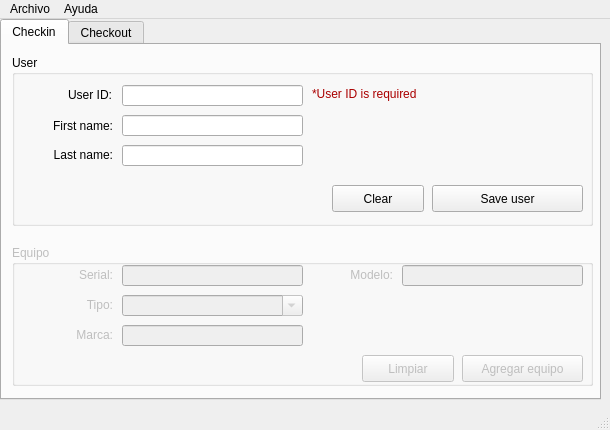
<?xml version="1.0" encoding="UTF-8"?>
<ui version="4.0">
 <class>chekinadmin</class>
 <widget class="QMainWindow" name="chekinadmin">
  <property name="geometry">
   <rect>
    <x>0</x>
    <y>0</y>
    <width>610</width>
    <height>430</height>
   </rect>
  </property>
  <property name="windowTitle">
   <string>chekinadmin</string>
  </property>
  <property name="statusTip">
   <string/>
  </property>
  <widget class="QWidget" name="centralWidget">
   <widget class="QTabWidget" name="tabWidget">
    <property name="geometry">
     <rect>
      <x>0</x>
      <y>0</y>
      <width>601</width>
      <height>381</height>
     </rect>
    </property>
    <property name="currentIndex">
     <number>0</number>
    </property>
    <widget class="QWidget" name="Checkin">
     <attribute name="title">
      <string>Checkin</string>
     </attribute>
     <widget class="QGroupBox" name="groupBox">
      <property name="geometry">
       <rect>
        <x>10</x>
        <y>10</y>
        <width>581</width>
        <height>171</height>
       </rect>
      </property>
      <property name="title">
       <string>User</string>
      </property>
      <widget class="QLineEdit" name="nombrelineEdit">
       <property name="geometry">
        <rect>
         <x>110</x>
         <y>60</y>
         <width>181</width>
         <height>21</height>
        </rect>
       </property>
       <property name="maxLength">
        <number>50</number>
       </property>
      </widget>
      <widget class="QLabel" name="label">
       <property name="geometry">
        <rect>
         <x>10</x>
         <y>60</y>
         <width>91</width>
         <height>21</height>
        </rect>
       </property>
       <property name="text">
        <string>First name:</string>
       </property>
       <property name="alignment">
        <set>Qt::AlignRight|Qt::AlignTrailing|Qt::AlignVCenter</set>
       </property>
      </widget>
      <widget class="QLabel" name="label_2">
       <property name="geometry">
        <rect>
         <x>10</x>
         <y>90</y>
         <width>91</width>
         <height>20</height>
       </rect>
      </property>
      <property name="text">
        <string>Last name:</string>
       </property>
       <property name="alignment">
        <set>Qt::AlignRight|Qt::AlignTrailing|Qt::AlignVCenter</set>
       </property>
      </widget>
      <widget class="QLineEdit" name="apellidolineEdit">
       <property name="geometry">
        <rect>
         <x>110</x>
         <y>90</y>
         <width>181</width>
         <height>21</height>
        </rect>
       </property>
       <property name="maxLength">
        <number>50</number>
       </property>
      </widget>
      <widget class="QLabel" name="label_3">
       <property name="geometry">
        <rect>
         <x>19</x>
         <y>30</y>
         <width>81</width>
         <height>20</height>
        </rect>
       </property>
      <property name="text">
        <string>User ID:</string>
       </property>
       <property name="alignment">
        <set>Qt::AlignRight|Qt::AlignTrailing|Qt::AlignVCenter</set>
       </property>
      </widget>
      <widget class="QLineEdit" name="cedulalineEdit">
       <property name="geometry">
        <rect>
         <x>110</x>
         <y>30</y>
         <width>181</width>
         <height>21</height>
        </rect>
       </property>
       <property name="maxLength">
        <number>10</number>
       </property>
      </widget>
      <widget class="QPushButton" name="pushButton">
       <property name="geometry">
        <rect>
         <x>420</x>
         <y>130</y>
         <width>151</width>
         <height>27</height>
        </rect>
       </property>
      <property name="text">
        <string>Save user</string>
       </property>
      </widget>
      <widget class="QPushButton" name="limpiarPpushButton">
       <property name="geometry">
        <rect>
         <x>320</x>
         <y>130</y>
         <width>92</width>
         <height>27</height>
        </rect>
       </property>
      <property name="text">
        <string>Clear</string>
       </property>
      </widget>
      <widget class="QLabel" name="errorCedula">
       <property name="geometry">
        <rect>
         <x>300</x>
         <y>30</y>
         <width>171</width>
         <height>17</height>
        </rect>
       </property>
       <property name="palette">
       <palette>
         <active>
          <colorrole role="WindowText">
           <brush brushstyle="SolidPattern">
            <color alpha="255">
             <red>170</red>
             <green>0</green>
             <blue>0</blue>
            </color>
           </brush>
          </colorrole>
          <colorrole role="ToolTipText">
           <brush brushstyle="SolidPattern">
            <color alpha="255">
             <red>170</red>
             <green>0</green>
             <blue>0</blue>
            </color>
           </brush>
          </colorrole>
         </active>
         <inactive>
          <colorrole role="WindowText">
           <brush brushstyle="SolidPattern">
            <color alpha="255">
             <red>170</red>
             <green>0</green>
             <blue>0</blue>
            </color>
           </brush>
          </colorrole>
          <colorrole role="ToolTipText">
           <brush brushstyle="SolidPattern">
            <color alpha="255">
             <red>170</red>
             <green>0</green>
             <blue>0</blue>
            </color>
           </brush>
          </colorrole>
         </inactive>
         <disabled>
          <colorrole role="WindowText">
           <brush brushstyle="SolidPattern">
            <color alpha="255">
             <red>170</red>
             <green>171</green>
             <blue>169</blue>
            </color>
           </brush>
          </colorrole>
          <colorrole role="ToolTipText">
           <brush brushstyle="SolidPattern">
            <color alpha="255">
             <red>170</red>
             <green>0</green>
             <blue>0</blue>
            </color>
           </brush>
          </colorrole>
         </disabled>
        </palette>
      </property>
      <property name="text">
        <string>*User ID is required</string>
      </property>
      </widget>
     </widget>
     <widget class="QGroupBox" name="equipogroupBox">
      <property name="enabled">
       <bool>false</bool>
      </property>
      <property name="geometry">
       <rect>
        <x>10</x>
        <y>200</y>
        <width>581</width>
        <height>141</height>
       </rect>
      </property>
      <property name="title">
       <string>Equipo</string>
      </property>
      <widget class="QLabel" name="label_4">
       <property name="geometry">
        <rect>
         <x>20</x>
         <y>20</y>
         <width>81</width>
         <height>20</height>
        </rect>
       </property>
       <property name="text">
        <string>Serial:</string>
       </property>
       <property name="alignment">
        <set>Qt::AlignRight|Qt::AlignTrailing|Qt::AlignVCenter</set>
       </property>
      </widget>
      <widget class="QLabel" name="label_5">
       <property name="geometry">
        <rect>
         <x>20</x>
         <y>50</y>
         <width>81</width>
         <height>20</height>
        </rect>
       </property>
       <property name="text">
        <string>Tipo:</string>
       </property>
       <property name="alignment">
        <set>Qt::AlignRight|Qt::AlignTrailing|Qt::AlignVCenter</set>
       </property>
      </widget>
      <widget class="QLabel" name="label_6">
       <property name="geometry">
        <rect>
         <x>20</x>
         <y>80</y>
         <width>81</width>
         <height>20</height>
        </rect>
       </property>
       <property name="text">
        <string>Marca:</string>
       </property>
       <property name="alignment">
        <set>Qt::AlignRight|Qt::AlignTrailing|Qt::AlignVCenter</set>
       </property>
      </widget>
      <widget class="QLineEdit" name="seriallineEdit">
       <property name="enabled">
        <bool>false</bool>
       </property>
       <property name="geometry">
        <rect>
         <x>110</x>
         <y>20</y>
         <width>181</width>
         <height>21</height>
        </rect>
       </property>
       <property name="maxLength">
        <number>50</number>
       </property>
      </widget>
      <widget class="QComboBox" name="tipocomboBox">
       <property name="enabled">
        <bool>false</bool>
       </property>
       <property name="geometry">
        <rect>
         <x>110</x>
         <y>50</y>
         <width>181</width>
         <height>21</height>
        </rect>
       </property>
       <property name="editable">
        <bool>true</bool>
       </property>
       <property name="maxCount">
        <number>50</number>
       </property>
      </widget>
      <widget class="QLineEdit" name="marcalineEdit">
       <property name="enabled">
        <bool>false</bool>
       </property>
       <property name="geometry">
        <rect>
         <x>110</x>
         <y>80</y>
         <width>181</width>
         <height>21</height>
        </rect>
       </property>
       <property name="maxLength">
        <number>50</number>
       </property>
      </widget>
      <widget class="QPushButton" name="addButton">
       <property name="enabled">
        <bool>false</bool>
       </property>
       <property name="geometry">
        <rect>
         <x>450</x>
         <y>110</y>
         <width>121</width>
         <height>27</height>
        </rect>
       </property>
       <property name="text">
        <string>Agregar equipo</string>
       </property>
      </widget>
      <widget class="QPushButton" name="limpiarLpushButton">
       <property name="geometry">
        <rect>
         <x>350</x>
         <y>110</y>
         <width>92</width>
         <height>27</height>
        </rect>
       </property>
       <property name="text">
        <string>Limpiar</string>
       </property>
      </widget>
      <widget class="QLineEdit" name="modelolineEdit">
       <property name="enabled">
        <bool>false</bool>
       </property>
       <property name="geometry">
        <rect>
         <x>390</x>
         <y>20</y>
         <width>181</width>
         <height>21</height>
        </rect>
       </property>
       <property name="maxLength">
        <number>50</number>
       </property>
      </widget>
      <widget class="QLabel" name="label_7">
       <property name="geometry">
        <rect>
         <x>300</x>
         <y>20</y>
         <width>81</width>
         <height>20</height>
        </rect>
       </property>
       <property name="text">
        <string>Modelo:</string>
       </property>
       <property name="alignment">
        <set>Qt::AlignRight|Qt::AlignTrailing|Qt::AlignVCenter</set>
       </property>
      </widget>
     </widget>
    </widget>
    <widget class="QWidget" name="Checkout">
     <attribute name="title">
      <string>Checkout</string>
     </attribute>
     <widget class="QGroupBox" name="groupBox_3">
      <property name="geometry">
      <rect>
        <x>10</x>
        <y>10</y>
        <width>571</width>
        <height>91</height>
       </rect>
      </property>
      <property name="title">
       <string>User</string>
      </property>
      <widget class="QLabel" name="label_9">
       <property name="geometry">
        <rect>
         <x>50</x>
         <y>30</y>
         <width>60</width>
         <height>17</height>
        </rect>
      </property>
      <property name="text">
        <string>User ID:</string>
       </property>
      </widget>
      <widget class="QLineEdit" name="cedulaBlineEdit">
       <property name="geometry">
        <rect>
         <x>100</x>
         <y>30</y>
         <width>181</width>
         <height>21</height>
        </rect>
       </property>
      </widget>
      <widget class="QLabel" name="nombrelabel">
       <property name="geometry">
        <rect>
         <x>50</x>
         <y>60</y>
         <width>211</width>
         <height>17</height>
        </rect>
       </property>
       <property name="text">
        <string>TextLabel</string>
       </property>
      </widget>
      <widget class="QLabel" name="apellidolabel">
       <property name="geometry">
        <rect>
         <x>290</x>
         <y>60</y>
         <width>211</width>
         <height>17</height>
        </rect>
       </property>
       <property name="text">
        <string>TextLabel</string>
       </property>
      </widget>
     </widget>
     <widget class="QTableView" name="tableView">
      <property name="geometry">
       <rect>
        <x>10</x>
        <y>100</y>
        <width>571</width>
        <height>192</height>
       </rect>
      </property>
     </widget>
    </widget>
   </widget>
  </widget>
  <widget class="QMenuBar" name="menuBar">
   <property name="geometry">
    <rect>
     <x>0</x>
     <y>0</y>
     <width>610</width>
     <height>23</height>
    </rect>
   </property>
   <widget class="QMenu" name="menuCheckinadmin">
    <property name="title">
     <string>Archivo</string>
    </property>
    <addaction name="separator"/>
    <addaction name="actionConfiguraci_n"/>
    <addaction name="actionSalir"/>
   </widget>
   <widget class="QMenu" name="menuAyuda">
    <property name="title">
     <string>Ayuda</string>
    </property>
    <addaction name="actionAcerca_de_checkinadmin"/>
   </widget>
   <addaction name="menuCheckinadmin"/>
   <addaction name="menuAyuda"/>
  </widget>
  <widget class="QStatusBar" name="statusBar"/>
  <action name="actionSalir">
   <property name="text">
    <string>Salir</string>
   </property>
  </action>
  <action name="actionAcerca_de_checkinadmin">
   <property name="text">
    <string>Acerca de checkinadmin...</string>
   </property>
  </action>
  <action name="actionConfiguraci_n">
   <property name="text">
    <string>Configuración...</string>
   </property>
  </action>
 </widget>
 <layoutdefault spacing="6" margin="11"/>
 <tabstops>
  <tabstop>cedulalineEdit</tabstop>
  <tabstop>nombrelineEdit</tabstop>
  <tabstop>apellidolineEdit</tabstop>
  <tabstop>pushButton</tabstop>
  <tabstop>seriallineEdit</tabstop>
  <tabstop>tipocomboBox</tabstop>
  <tabstop>marcalineEdit</tabstop>
  <tabstop>addButton</tabstop>
  <tabstop>cedulaBlineEdit</tabstop>
  <tabstop>tableView</tabstop>
  <tabstop>tabWidget</tabstop>
 </tabstops>
 <resources/>
 <connections/>
</ui>
